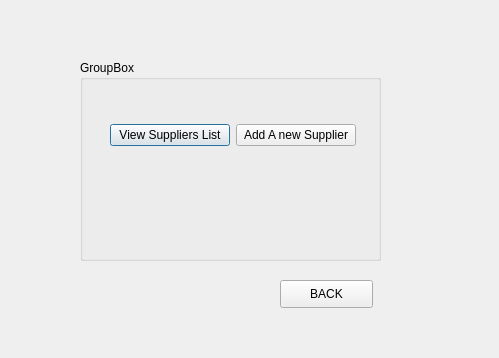
<?xml version="1.0" encoding="UTF-8"?>
<ui version="4.0">
 <class>SupplierState</class>
 <widget class="QDialog" name="SupplierState">
  <property name="geometry">
   <rect>
    <x>0</x>
    <y>0</y>
    <width>499</width>
    <height>358</height>
   </rect>
  </property>
  <property name="windowTitle">
   <string>Dialog</string>
  </property>
  <widget class="QGroupBox" name="groupBox">
   <property name="geometry">
    <rect>
     <x>80</x>
     <y>60</y>
     <width>301</width>
     <height>201</height>
    </rect>
   </property>
   <property name="title">
    <string>GroupBox</string>
   </property>
   <widget class="QWidget" name="">
    <property name="geometry">
     <rect>
      <x>30</x>
      <y>60</y>
      <width>246</width>
      <height>30</height>
     </rect>
    </property>
    <layout class="QHBoxLayout" name="horizontalLayout">
     <item>
      <widget class="QPushButton" name="pushButton">
       <property name="text">
        <string>View Suppliers List</string>
       </property>
      </widget>
     </item>
     <item>
      <widget class="QPushButton" name="pushButton_2">
       <property name="text">
        <string>Add A new Supplier</string>
       </property>
      </widget>
     </item>
    </layout>
   </widget>
  </widget>
  <widget class="QPushButton" name="pushButton_3">
   <property name="geometry">
    <rect>
     <x>280</x>
     <y>280</y>
     <width>93</width>
     <height>28</height>
    </rect>
   </property>
   <property name="text">
    <string>BACK</string>
   </property>
  </widget>
 </widget>
 <resources/>
 <connections/>
</ui>
